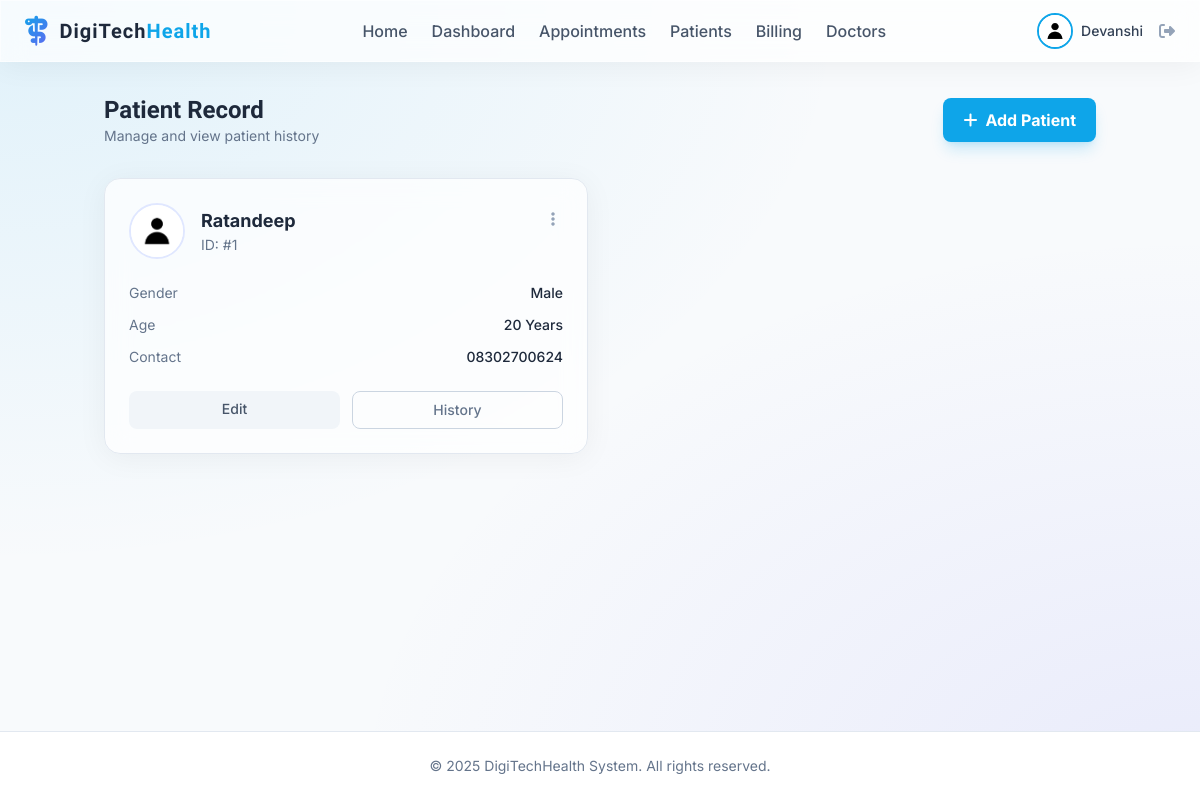
/patients (signed in), run on an earlier commit of the app's database.
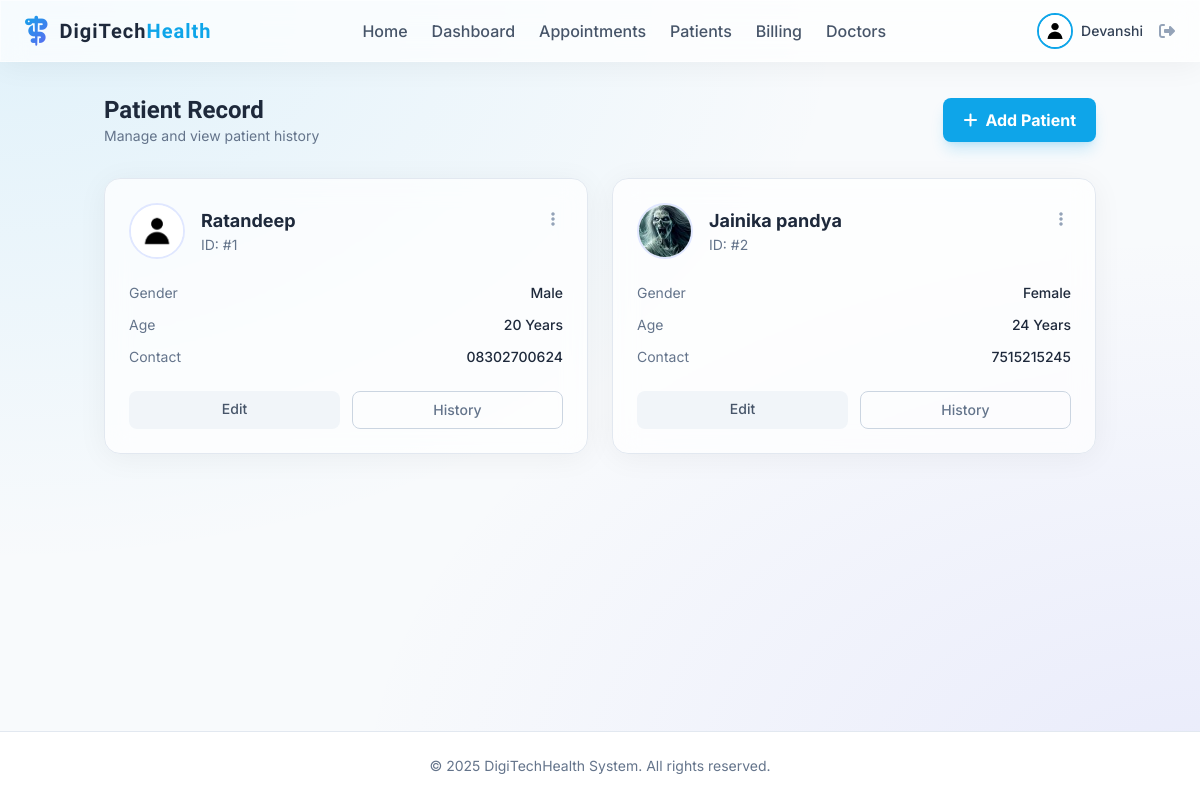
And on a later commit of the database.
### app/models.py (models this page shows, shortened)
class Patient(db.Model):
    id = db.Column(db.Integer, primary_key=True)
    user_id = db.Column(db.Integer, db.ForeignKey('user.id'), nullable=True) # Optional link to User account
    name = db.Column(db.String(100), nullable=False)
    age = db.Column(db.Integer, nullable=True)
    gender = db.Column(db.String(10), nullable=True)
    contact = db.Column(db.String(15), nullable=True)
    address = db.Column(db.Text, nullable=True)
    medical_history = db.Column(db.Text, nullable=True)
    image_file = db.Column(db.String(20), nullable=False, default='default.jpg')
    date_created = db.Column(db.DateTime, nullable=False, default=db.func.current_timestamp())
    user = db.relationship('User', backref=db.backref('patient_profile', uselist=False))

### app/patient/routes.py (the view, shortened to what this page needs)
@patient.route("/patients")
@login_required
def list_patients():
    if current_user.role in ['admin', 'doctor', 'receptionist']:
        patients = Patient.query.all()
        return render_template('patient/list.html', patients=patients)

### app/models.py (called while the page is built)
@login_manager.user_loader
def load_user(user_id):
    return User.query.get(int(user_id))

### app/templates/patient/list.html (shortened to what this page needs)
{% extends "base.html" %}
{% block content %}
<div class="flex justify-between items-center mb-8">
    <div>
        <h2 class="text-2xl font-display font-bold text-slate-800">Patient Record</h2>
        <p class="text-slate-500 text-sm">Manage and view patient history</p>
    </div>
    <a href="{{ url_for('patient.add_patient') }}"
        class="px-5 py-2.5 bg-primary text-white font-bold rounded-lg hover:bg-sky-600 transition-colors shadow-lg shadow-primary/20 flex items-center">
        <i class="fa-solid fa-plus mr-2"></i> Add Patient
    </a>
</div>
<div class="grid grid-cols-1 md:grid-cols-2 xl:grid-cols-3 gap-6">
    {% for patient in patients %}
    <div class="glass p-6 rounded-2xl relative group hover:shadow-lg transition-all border border-slate-200">
        <div class="flex items-start justify-between">
            <div class="flex items-center">
                <div class="h-14 w-14 rounded-full border-2 border-indigo-100 overflow-hidden">
                    <img src="{{ url_for('static', filename='profile_pics/' + patient.image_file) }}"
                        alt="{{ patient.name }}" class="h-full w-full object-cover">
                </div>
                <div class="ml-4">
                    <h3 class="text-lg font-bold text-slate-800">{{ patient.name }}</h3>
                    <p class="text-sm text-slate-500">ID: #{{ patient.id }}</p>
                </div>
            </div>
            <div class="relative dropdown-container">
                <button onclick="toggleDropdown(this)"
                    class="text-slate-400 hover:text-primary px-2 py-1 focus:outline-none transition-colors">
                    <i class="fa-solid fa-ellipsis-vertical pointer-events-none"></i>
                </button>
            </div>
        </div>
        <div class="mt-6 space-y-3">
            <div class="flex justify-between text-sm">
                <span class="text-slate-500">Gender</span>
                <span class="text-slate-800 font-medium">{{ patient.gender }}</span>
            </div>
            <div class="flex justify-between text-sm">
                <span class="text-slate-500">Age</span>
                <span class="text-slate-800 font-medium">{{ patient.age }} Years</span>
            </div>
            <div class="flex justify-between text-sm">
                <span class="text-slate-500">Contact</span>
                <span class="text-slate-800 font-medium">{{ patient.contact }}</span>
            </div>
        </div>
        <div class="mt-6 grid grid-cols-2 gap-3">
            <a href="{{ url_for('patient.update_patient', patient_id=patient.id) }}"
                class="py-2 rounded-lg bg-slate-100 text-slate-600 text-sm font-medium hover:bg-slate-200 text-center transition-colors">
                Edit
            </a>
            <a href="{{ url_for('patient.view_patient', patient_id=patient.id) }}"
                class="py-2 rounded-lg border border-slate-300 text-slate-500 text-sm font-medium hover:text-primary hover:border-primary text-center transition-colors">
                History
            </a>
        </div>
    </div>
    {% else %}
    <div class="col-span-full py-12 text-center text-slate-500">
        <i class="fa-solid fa-users-slash text-5xl mb-4 opacity-50"></i>
        <p>No patients found. Add one to get started.</p>
    </div>
    {% endfor %}
</div>
{% endblock %}

What changed in the data, as far as the page shows it:
added Patient: image_file (picture), name "Jainika pandya", id "2", gender "Female", age "24", contact "7515215245"
